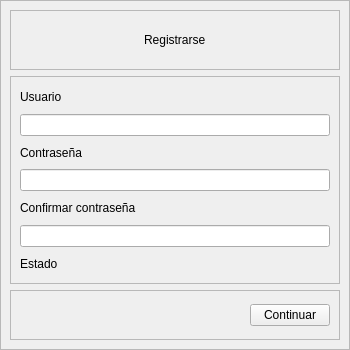
<?xml version="1.0" encoding="UTF-8"?>
<ui version="4.0">
 <class>Registrarse</class>
 <widget class="QMainWindow" name="Registrarse">
  <property name="geometry">
   <rect>
    <x>0</x>
    <y>0</y>
    <width>350</width>
    <height>350</height>
   </rect>
  </property>
  <property name="maximumSize">
   <size>
    <width>350</width>
    <height>350</height>
   </size>
  </property>
  <property name="windowTitle">
   <string>MainWindow</string>
  </property>
  <widget class="QWidget" name="centralwidget">
   <layout class="QVBoxLayout" name="verticalLayout">
    <property name="spacing">
     <number>0</number>
    </property>
    <property name="leftMargin">
     <number>0</number>
    </property>
    <property name="topMargin">
     <number>0</number>
    </property>
    <property name="rightMargin">
     <number>0</number>
    </property>
    <property name="bottomMargin">
     <number>0</number>
    </property>
    <item>
     <widget class="QFrame" name="frame">
      <property name="frameShape">
       <enum>QFrame::StyledPanel</enum>
      </property>
      <property name="frameShadow">
       <enum>QFrame::Raised</enum>
      </property>
      <layout class="QVBoxLayout" name="verticalLayout_2">
       <item>
        <widget class="QFrame" name="frame_3">
         <property name="maximumSize">
          <size>
           <width>16777215</width>
           <height>60</height>
          </size>
         </property>
         <property name="frameShape">
          <enum>QFrame::StyledPanel</enum>
         </property>
         <property name="frameShadow">
          <enum>QFrame::Raised</enum>
         </property>
         <layout class="QVBoxLayout" name="verticalLayout_3">
          <item alignment="Qt::AlignHCenter">
           <widget class="QLabel" name="label">
            <property name="styleSheet">
             <string notr="true">font: 700 24pt &quot;Inter&quot;;
color: rgb(0, 0, 0);</string>
            </property>
            <property name="text">
             <string>Registrarse</string>
            </property>
           </widget>
          </item>
         </layout>
        </widget>
       </item>
       <item>
        <widget class="QFrame" name="frame_2">
         <property name="frameShape">
          <enum>QFrame::StyledPanel</enum>
         </property>
         <property name="frameShadow">
          <enum>QFrame::Raised</enum>
         </property>
         <layout class="QVBoxLayout" name="verticalLayout_4">
          <item>
           <widget class="QLabel" name="label_2">
            <property name="styleSheet">
             <string notr="true">font: 12pt &quot;Inter&quot;;
color: rgb(0, 0, 0);</string>
            </property>
            <property name="text">
             <string>Usuario</string>
            </property>
           </widget>
          </item>
          <item>
           <widget class="QLineEdit" name="field_usuario">
            <property name="styleSheet">
             <string notr="true">font: 10pt &quot;Inter&quot;;</string>
            </property>
           </widget>
          </item>
          <item>
           <widget class="QLabel" name="label_4">
            <property name="styleSheet">
             <string notr="true">font: 12pt &quot;Inter&quot;;
color: rgb(0, 0, 0);</string>
            </property>
            <property name="text">
             <string>Contraseña</string>
            </property>
           </widget>
          </item>
          <item>
           <widget class="QLineEdit" name="field_contrasena">
            <property name="styleSheet">
             <string notr="true">font: 10pt &quot;Inter&quot;;</string>
            </property>
            <property name="echoMode">
             <enum>QLineEdit::Password</enum>
            </property>
           </widget>
          </item>
          <item>
           <widget class="QLabel" name="label_3">
            <property name="styleSheet">
             <string notr="true">font: 12pt &quot;Inter&quot;;
color: rgb(0, 0, 0);</string>
            </property>
            <property name="text">
             <string>Confirmar contraseña</string>
            </property>
           </widget>
          </item>
          <item>
           <widget class="QLineEdit" name="field_confirmar_contrasena">
            <property name="styleSheet">
             <string notr="true">font: 10pt &quot;Inter&quot;;</string>
            </property>
            <property name="echoMode">
             <enum>QLineEdit::Password</enum>
            </property>
           </widget>
          </item>
          <item alignment="Qt::AlignLeft">
           <widget class="QLabel" name="label_estado">
            <property name="styleSheet">
             <string notr="true">font: 9pt &quot;Inter&quot;;</string>
            </property>
            <property name="text">
             <string>Estado</string>
            </property>
           </widget>
          </item>
         </layout>
        </widget>
       </item>
       <item>
        <widget class="QFrame" name="frame_4">
         <property name="maximumSize">
          <size>
           <width>16777215</width>
           <height>50</height>
          </size>
         </property>
         <property name="frameShape">
          <enum>QFrame::StyledPanel</enum>
         </property>
         <property name="frameShadow">
          <enum>QFrame::Raised</enum>
         </property>
         <layout class="QHBoxLayout" name="horizontalLayout">
          <item alignment="Qt::AlignRight">
           <widget class="QPushButton" name="btn_continuar">
            <property name="styleSheet">
             <string notr="true">font: 10pt &quot;Inter&quot;;</string>
            </property>
            <property name="text">
             <string>Continuar</string>
            </property>
           </widget>
          </item>
         </layout>
        </widget>
       </item>
      </layout>
     </widget>
    </item>
   </layout>
  </widget>
 </widget>
 <resources/>
 <connections/>
</ui>
